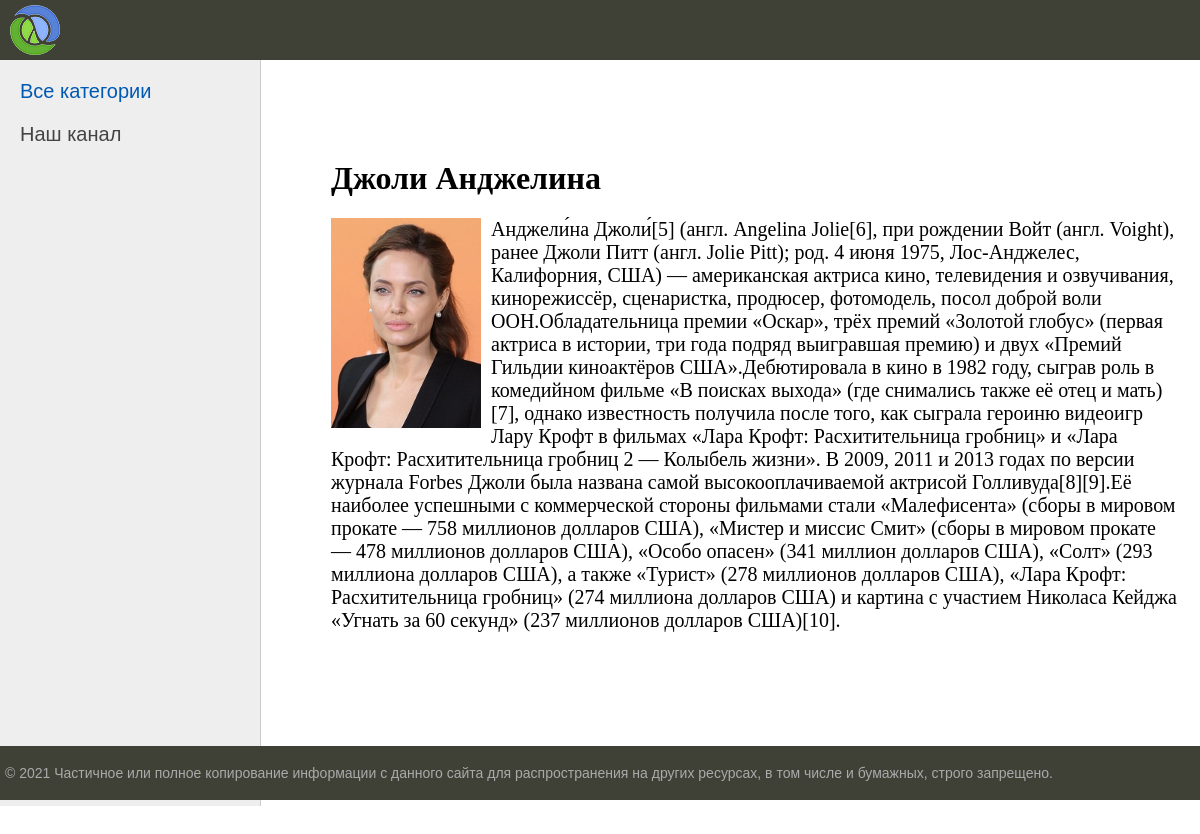
The page /post/djoli/ on the database its author committed.
### women/models.py (models this page shows, shortened)
class Women(models.Model):
    title = models.CharField(max_length=255)
    slug = models.SlugField(max_length=255, unique=True, db_index=True, verbose_name="URL")
    content = models.TextField(blank=True)
    photo = models.ImageField(blank=True, upload_to="photos/%Y/%m/%d/", default="")
    time_create = models.DateTimeField(auto_now_add=True)
    time_update = models.DateTimeField(auto_now=True)
    is_published = models.BooleanField(default=True)
    cat = models.ForeignKey('Category', on_delete=models.PROTECT, null=True)
    class Meta:
        verbose_name = 'Известные женщины'
        verbose_name_plural = 'Известные женщины'

### women/views.py (the view)
# urls.py: path('post/<slug:post_slug>/', ShowPost.as_view(), name="post"),
class ShowPost(DetailView):
    model = Women
    template_name = 'women/post.html'
    slug_url_kwarg = "post_slug"
    context_object_name = "post"

### women/templates/women/post.html
{% extends 'women/base.html' %}
{% block content %}
<h1>{{post.title}}</h1>
{% if post.photo %}
       <p><img class="img-article-left thumb" src="{{post.photo.url}}"></p>
{% endif %}
{% autoescape on %}
	{{post.content}}
	{% endautoescape %}
{% endblock %}

### women/static/women/css/styles.css (style rules this page uses)
html, body { font-family: 'Arial'; margin: 0; padding: 0; height: 100%; width: 100%; color: #444; }
img { max-width: 600px; height: auto; }
img.img-article-left { max-width: 300px; height: auto; float: left; padding: 0 10px 10px 0; }
img.img-article-left.thumb { max-width: 150px; height: auto; }
.content-text h1 { font-size: 32px; }

### rows shown on the page
Women: title "Джоли Анджелина", photo (picture), content "Анджели́на Джоли́[5] (англ. Angelina Jolie[6], при рождении Войт (англ. Voight), ранее Джоли Питт (англ. Jolie Pitt); род. 4 июня 1975, Лос-Анджелес, Калифорния, США) — американская актриса кино, телевидения и озвучивания, кинорежиссёр, сценаристка, продюсер, фотомодель, посол доброй воли ООН.Обладательница премии «Оскар», трёх премий «Золотой глобус» (первая актриса в истории, три года подряд выигравшая премию) и двух «Премий Гильдии киноактёров США».Дебютировала в кино в 1982 году, сыграв роль в комедийном фильме «В поисках выхода» (где снимались также её отец и мать)[7], однако известность получила после того, как сыграла героиню видеоигр Лару Крофт в фильмах «Лара Крофт: Расхитительница…"
